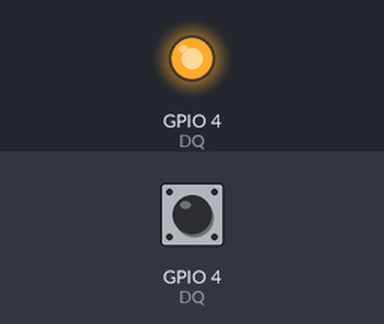
The program below on a simulated ESP32 board running MicroPython. Parts: output pins drawn as LEDs (lit = HIGH). Inputs (shaded band) come from the test bench; at power-on: GPIO 4 (DQ) HIGH. What the program prints to the serial console is not drawn.

Above: at 1.2 s.
1.3 s: GPIO 4 (DQ) pulled LOW for 3.2 s
Timing chart, 0 to 4.3 s (numbered marks = the images above; inputs shaded):
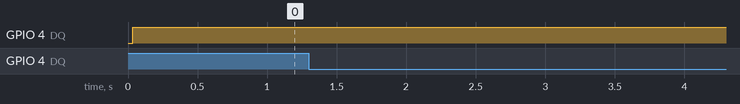

The program:

ds18b20.py
```python
import machine as M
import utime as T

# Initialize the dataou pin for one-wire communication (using GPIO pin 12 in this example)
DQ = M.Pin(4, M.Pin.OPEN_DRAIN)

def send_reset_pulse():
    DQ.value(0)  # Start reset pulse
    T.sleep_us(480)  # Hold low for 480us
    DQ.value(1)  # Release line
    T.sleep_us(70)  # Wait for 60us before checking presence pulse

    presence = DQ.value()

    T.sleep_us(410)

    if presence == 0:
        #print("Presence pulse detected!")
        return True  # Device is present
    else:
        #print("No device present")
        return False

def send_bit(bit):
    DQ.value(0)        # Pull low to start the timeslot
    T.sleep_us(2)      # Short hold

    if bit:
        DQ.value(1)    # If sending 1, release early
        T.sleep_us(58) # Finish the 60µs timeslot
    else:
        T.sleep_us(60) # Hold low for full 60µs for a 0
        DQ.value(1)    # Release line

    T.sleep_us(1)      # Ensure line is released before next bit

def send_command(command):
    #print("Sending", hex(command))  # Print binary representation

    for i in range(8):
        send_bit(command & 0x01)  # Send LSB first
        command >>= 1

def read_bit():
    DQ.value(0)       # Pull low to start the read slot
    T.sleep_us(2)     # Small delay
    DQ.value(1)       # Release the bus
    T.sleep_us(8)     # Wait before reading
    bit = DQ.value()  # Read data line
    T.sleep_us(50)    # Complete the read slot
    return bit

def read_byte():
    result = 0
    #print("Read ", end="")
    for i in range(8):  # Read 8 bits
        bit = read_bit()
        #print(bit, end="")
        result |= (bit << i)  # Set the corresponding bit in the result byte
        T.sleep_us(15)

    #print()

    return result

def get_ds18b20_address():
    send_command(0x33)  # Send the "Read ROM" command (0x33)

    # Read 8 bytes (64 bits) to get the ROM code (device address)
    address = []
    for i in range(8):
        address.append(read_byte())  # Read each byte of the address

    return address

def skip_rom_command():
    send_command(0xCC)

def send_convert():
    send_command(0x44)

def get_temperature(only_bytes = False):
    send_command(0xBE)

    scratchpad = []
    for i in range(8):
        scratchpad.append(read_byte())  # Read each byte of the address

    temperature_bin = ((scratchpad[1] << 8) | scratchpad[0])

    if only_bytes:
        return temperature_bin.to_bytes(2)

    sign = int((temperature_bin & 0xF800) >> 11 == 0x1F)
    integer_part = (temperature_bin & 0x07F0) >> 4
    decimal_part_bin = temperature_bin & 0x000F

    decimal_part = 0
    power = 2
    for i in range(4):
        if decimal_part_bin >> (3 - i):
            decimal_part += 1 / (2 * power)

        power *= 2

    return (integer_part + decimal_part) * ((-1) if sign else (1))

# Example usage:
send_reset_pulse()  # Send the reset pulse
address = get_ds18b20_address()
print("DS18B20 Address: ", [hex(byte) for byte in address])

while True:
    T.sleep_us(240)

    send_reset_pulse()  # Send the reset pulse
    skip_rom_command()
    send_convert()

    while DQ.value() == 0:
        #print("Converting temperature...")
        continue

    #print("Done converting.")

    T.sleep_us(240)

    send_reset_pulse()  # Send the reset pulse
    skip_rom_command()

    print(get_temperature(), "°C")

    T.sleep(0.5)

# while True:
#   current = DQ.value()
#   DQ.value(not current)
#
#   T.sleep(2)
#
#   print(f"LED {'off' if DQ.value() == 1 else 'on'} (value = {DQ.value()})")
```
